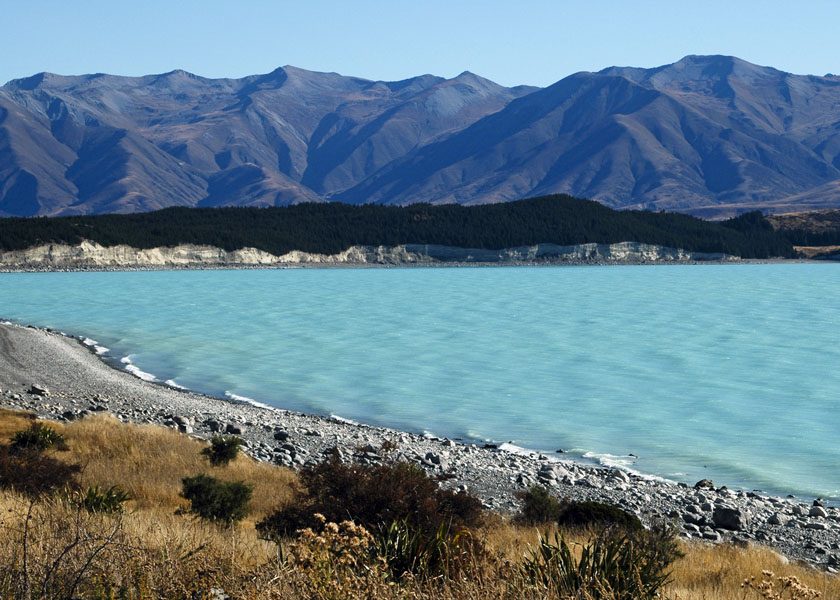
#> input picture 01 - intro/imagens/New_Zealand_Lake.jpg, 840 x 600 px, given in place of the camera
$ python video-roi.py
#> lines starting #> are read from the running program, lines starting #| are printed output that depends on the picture
import cv2
from matplotlib import pyplot as plt

def sketch_transform(image):
    image_grayscale = cv2.cvtColor(image, cv2.COLOR_BGR2GRAY)
    image_grayscale_blurred = cv2.GaussianBlur(image_grayscale, (7,7), 0)
    image_canny = cv2.Canny(image_grayscale_blurred, 10, 80)
    _, mask = image_canny_inverted = cv2.threshold(image_canny, 30, 255, cv2.THRESH_BINARY_INV)
    return mask

cam_capture = cv2.VideoCapture(0)
cv2.destroyAllWindows()
upper_left = (150, 150)
bottom_right = (400, 400)
while True:
    _, image_frame = cam_capture.read()
#> image_frame is the input picture: shape (600, 840, 3); mean B, G, R 140.2, 126.7, 100.9

    #Rectangle marker
    r = cv2.rectangle(image_frame, upper_left, bottom_right, (200, 100, 300), 5)
    rect_img = image_frame[upper_left[1] : bottom_right[1], upper_left[0] : bottom_right[0]]
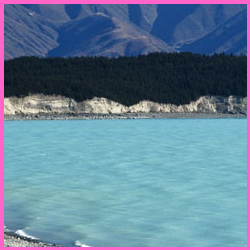
#> rect_img: shape (250, 250, 3); mean B, G, R 150.6, 127.6, 98.7

    sketcher_rect = rect_img
    sketcher_rect = sketch_transform(sketcher_rect)
#> in sketch_transform, `image_grayscale = cv2.cvtColor(image, cv2.COLOR_BGR2GRAY)`:
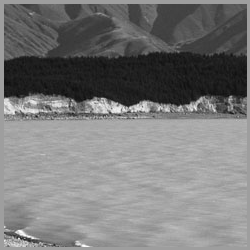
#> image_grayscale: shape (250, 250); min 10, max 254, mean 121.6
#> in sketch_transform, `image_grayscale_blurred = cv2.GaussianBlur(image_grayscale, (7,7), 0)`:
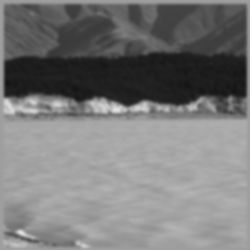
#> image_grayscale_blurred: shape (250, 250); min 19, max 227, mean 121.6
#> in sketch_transform, `image_canny = cv2.Canny(image_grayscale_blurred, 10, 80)`:
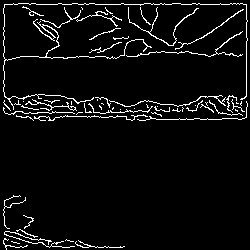
#> image_canny: shape (250, 250); 5.1% white in thin lines or dots
#> in sketch_transform, `_, mask = image_canny_inverted = cv2.threshold(image_canny, 30, 255, c..`: mask: shape (250, 250); 94.9% white; black in thin lines or dots

    #Conversion for 3 channels to put back on original image (streaming)
    sketcher_rect_rgb = cv2.cvtColor(sketcher_rect, cv2.COLOR_GRAY2RGB)
#> sketcher_rect_rgb: shape (250, 250, 3); 94.9% white; black in thin lines or dots

    #Replacing the sketched image on Region of Interest
    image_frame[upper_left[1] : bottom_right[1], upper_left[0] : bottom_right[0]] = sketcher_rect_rgb
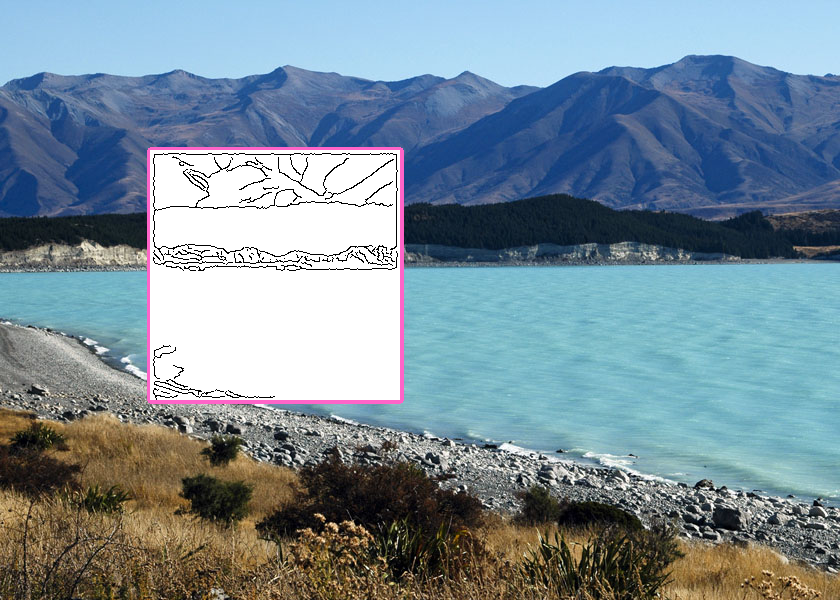
#> image_frame: shape (600, 840, 3); mean B, G, R 152.1, 140.5, 120.8
    cv2.imshow("Sketcher ROI", image_frame)
    if cv2.waitKey(1) & 0xFF == ord('q'):
#> (key q is pressed here)
        break

cam_capture.release()
cv2.destroyAllWindows()
